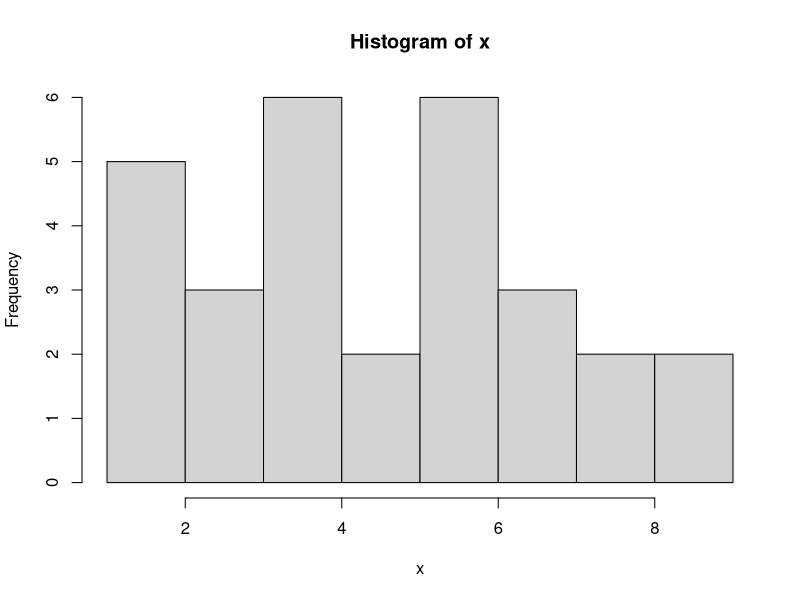
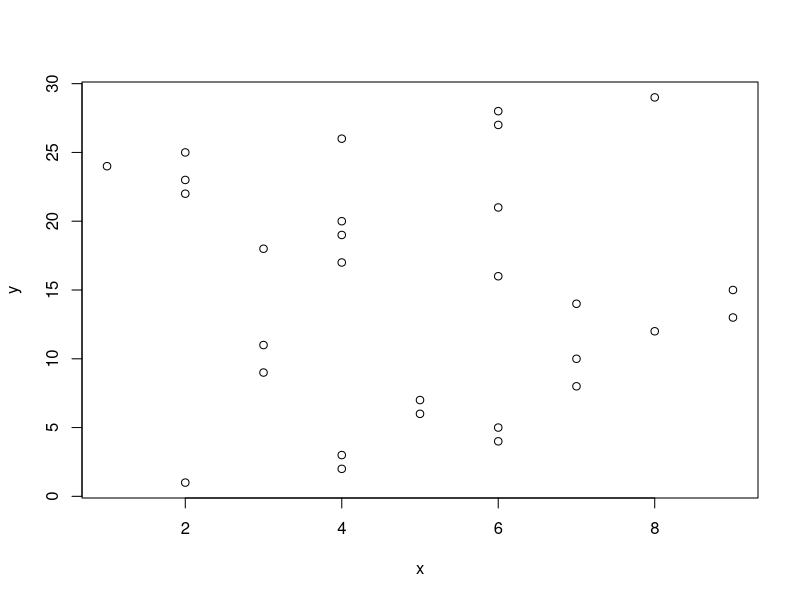
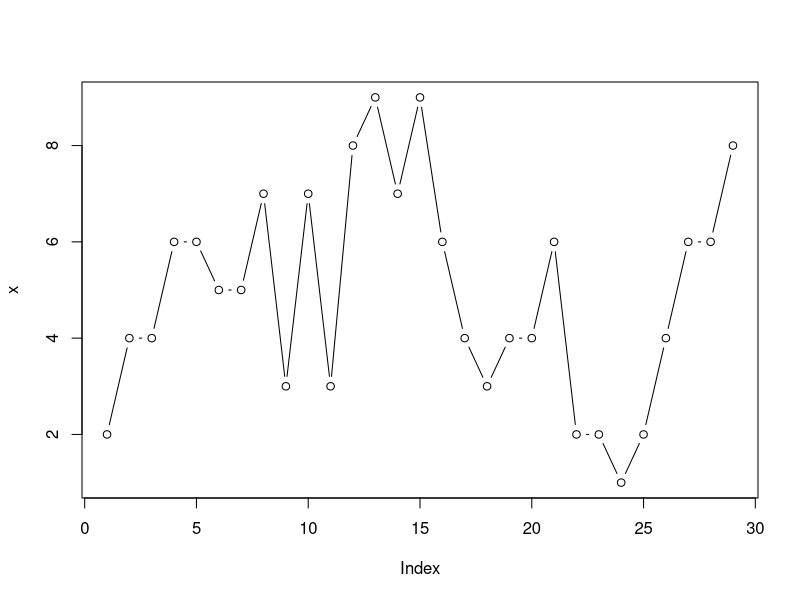
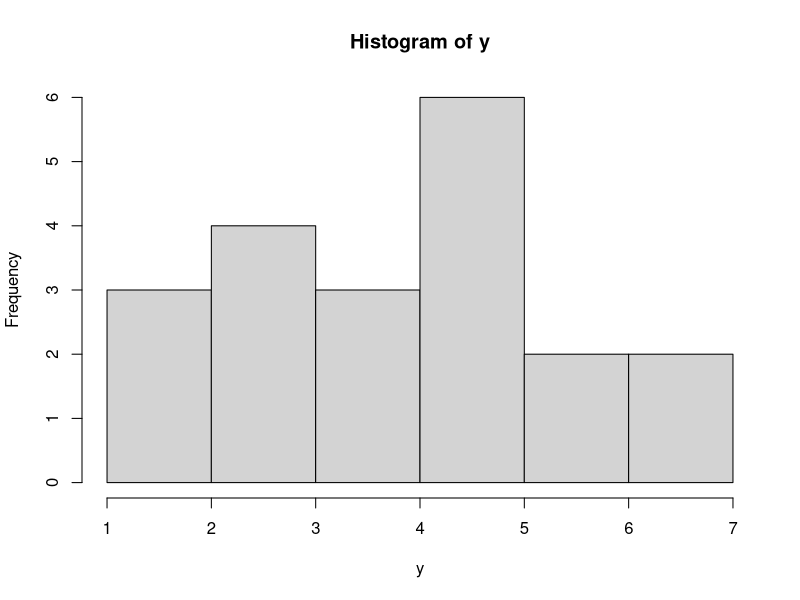

Write the R code that produced these figures, in order. (Note: this script raises an error after producing the figures.)
# INTRO TO GRAPHING 
# input a vector x with data
x <- c(2,4,4,6,6,5,5,7,3,7,3,8,9,7,9,6,4,3,4,4,6,2,2,1,2,4,6,6,8)
 # input vector y of consecutive numbers
 # 1 through 29
y <- c(1:29)
 # make a histogram of x
hist(x)
 # make a scatter plot of y vs x
plot(x,y)
 # make a time plot of x, connecting dots
plot(x, type="b")
 # make a histogram of a sampling of 20 from
 # the binomial distribution B(12,.4)
y <- rbinom(20, 12, .4)
hist(y)
 # make another binomial histogram, but using
a
 # sample of 200
y <- rbinom(200, 12, .4)
hist(y)
 # make a boxplot of x data
boxplot(x)
 # make side by side boxplots of x and y data
boxplot(x,y) 